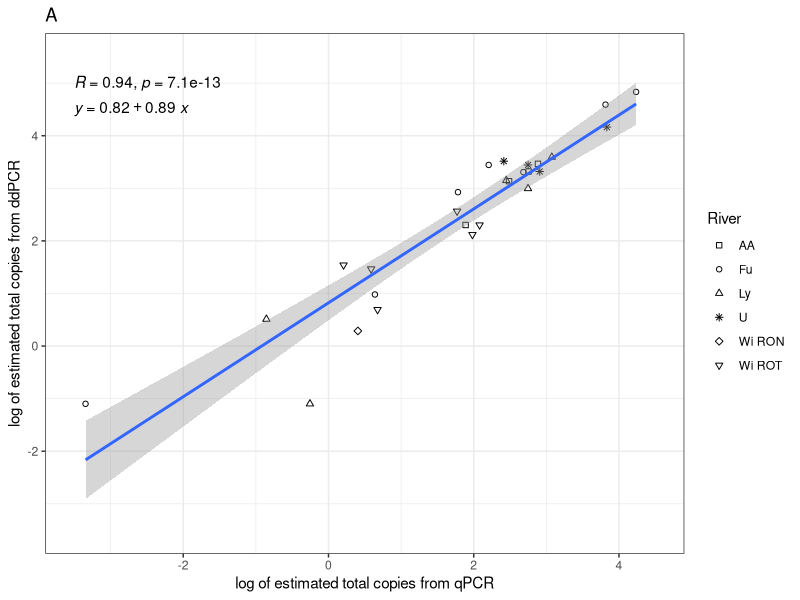
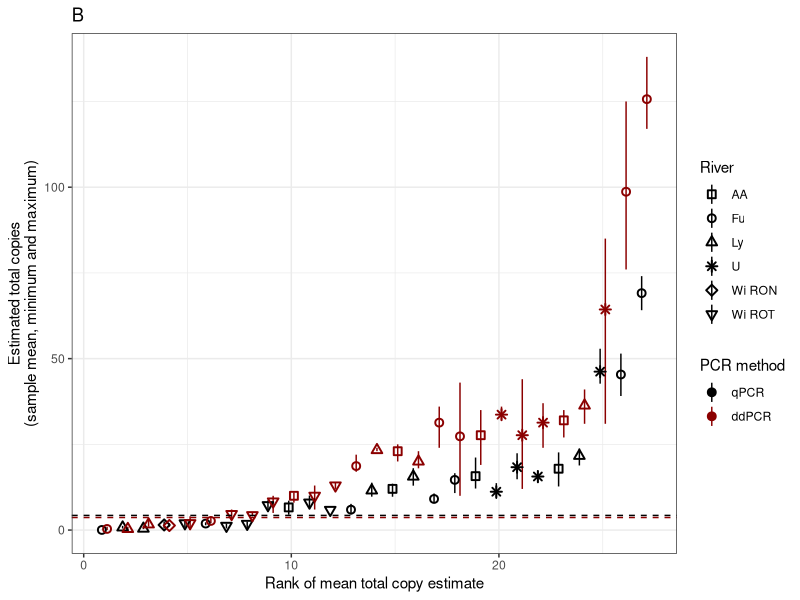
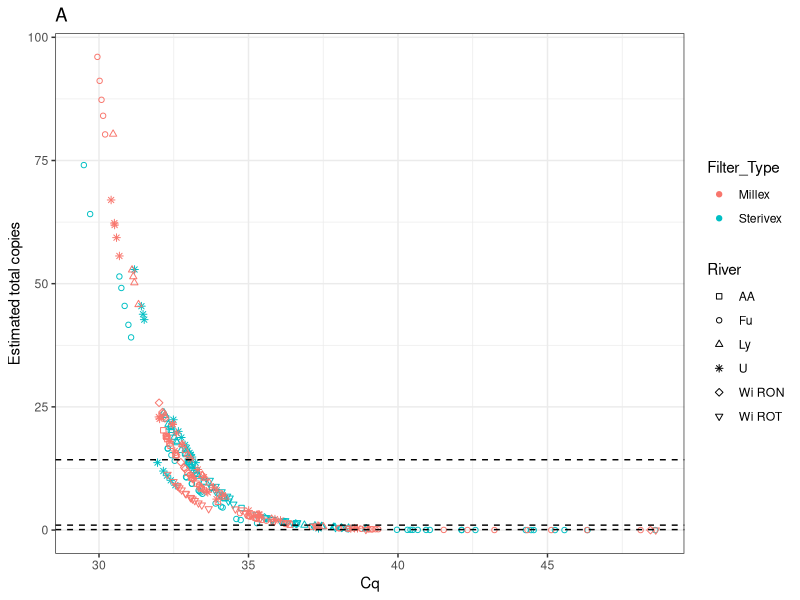
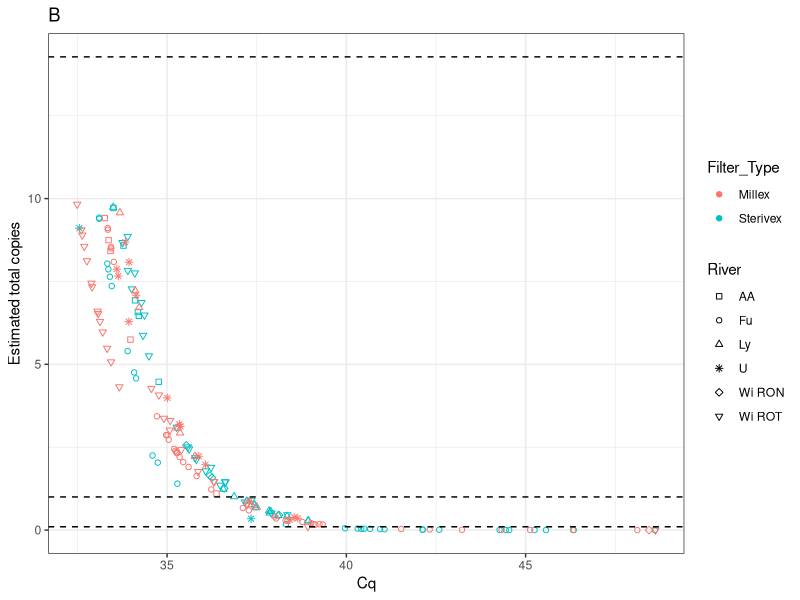

R code for these plots, in order:
########################################################
# DATA PROCESSING OF eDNA SAMPLES | JAMES ORD | 200123 #
########################################################
# reformatting / processing qPCR and ddPCR data (environmental samples)
# plotting estimated copy numbers
# prepping and outputting binary results dataframe for input into occupancy models
   
getwd()
rm(list=ls())
 
Sys.setenv(LANG = "en")
library("readxl")
library(data.table)
library(readr)
library(tidyr)
library(ggpubr)
library(gridExtra)
library(dplyr)     
`%not_in%`<-purrr::negate(`%in%`)
 
# Read in and organise data qPCR
   
# millex samples qpcr
samples_q <- read.csv("data/environmental/qPCR_data_merged_200123.csv")
samples_q$Cq<-as.numeric(samples_q$Cq)

head(samples_q)

qconcs<-NULL
for(i in levels(as.factor(samples_q$Run_ID))){
    qrun<-subset(samples_q,Run_ID==i) # need separate standard curve for each qPCR run
    standards<-subset(qrun,Sample_ID %like% "cop") # get the standards
    standards$copies<-parse_number(standards$Sample_ID)
    cmod<-lm(Cq~log(copies),data=standards) # model for standard curve
    coefs<-coef(cmod)
    qrun$modeled_conc<-exp((qrun$Cq-coefs[1])/coefs[2]) # model the unknown concentration from the standard curve model
    qconcs<-rbind(qconcs,qrun)
}

samples_q<-subset(qconcs,(Filter_Type=="Sterivex"|Filter_Type=="Millex"))[c(1,2,3,4,6,8)]

# see number of millex samples
nrow(subset(samples_q,Filter_Type=="Millex")[!duplicated(subset(samples_q,Filter_Type=="Millex")$Sample_ID),])
nrow(subset(samples_q,Filter_Type=="Sterivex")[!duplicated(subset(samples_q,Filter_Type=="Sterivex")$Sample_ID),])

# class as qPCR   
samples_q$pcr<-"qPCR"
# add total copies (concentration * 4ul input)
samples_q$tot_copies_mod<-samples_q$modeled_conc*4
   
# Now we have MODELED quantities (total copies) for all reps of all millex and sterivex samples
     
LOD_qPCR<-3.569*4
# visualise the Cq values vs modeled quant
thresholds_plot1<-ggplot(samples_q,aes(x=Cq,y=tot_copies_mod,col=Filter_Type,shape=River))+ # for total copies in 4ul input
    theme_bw()+
    geom_point()+
    geom_hline(yintercept=0.1,lty="dashed")+
    geom_hline(yintercept=LOD_qPCR,lty="dashed")+
    geom_hline(yintercept=1,lty="dashed")+
    labs(x="Cq",y="Estimated total copies",title="A")+
    scale_shape_manual(values=c(0,1,2,8,5,6))
   
# a closer look at the higher Cq replicates
thresholds_plot2<-ggplot(subset(samples_q,tot_copies_mod<10),aes(x=Cq,y=tot_copies_mod,col=Filter_Type,shape=River))+ # for total copies in 4ul input
    theme_bw()+
    geom_point()+
    geom_hline(yintercept=0.1,lty="dashed")+
    geom_hline(yintercept=LOD_qPCR,lty="dashed")+
    geom_hline(yintercept=1,lty="dashed")+
    labs(x="Cq",y="Estimated total copies",title="B")+
    scale_shape_manual(values=c(0,1,2,8,5,6))
   
# subset the 'questionable' samples - those with extremely low modeled quantities
questionable<-subset(samples_q,tot_copies_mod<0.1)
   
# Read in and organise data ddPCR
     
ddpcr_data<-read.csv("data/environmental/ddpcr_counts_final.csv",sep=";")
ddpcr_data<-subset(ddpcr_data,Sample %in% samples_q$Sample_ID)

# see number of sterivex (ddPCR) samples
nrow(ddpcr_data[!duplicated(ddpcr_data$Sample),])
   
# COMPARING SAMPLE AVERAGE ESTIMATED COPY NUMBERS

# get average counts per sample (ddPCR)
ddpcr_data_avg<-ddpcr_data %>% group_by(Sample) %>% 
  summarise(mean_count=mean(count))
   
colnames(ddpcr_data_avg)[1]<-"Sample_ID" # make column name match that for the qPCR dats
   
# get average counts per sample (qPCR)
samples_q$modeled_conc<-ifelse(is.na(samples_q$modeled_conc),0,samples_q$modeled_conc)
qconcs_avg<-samples_q%>%group_by(Sample_ID)%>%summarise(mean_q=mean(tot_copies_mod))
   
# merge ddPCR with qPCR average counts
merged_data<-merge(ddpcr_data_avg,qconcs_avg,by="Sample_ID")
   
# for the comparison we will only consider samples with at least 'some' quantity estimate from each of qPCR and ddPCR
# (i.e. at least one rep has some estimated copy number)
merged_data<-subset(merged_data,mean_q>0&mean_count>0)
   
# add the river variable
river_index<-samples_q[c(1,5)]
river_index<-river_index[!duplicated(river_index),]
merged_data <-merge(merged_data,river_index,by="Sample_ID")
   
# plot of correlation between log qPCR and ddPCR copy number estimates
cor_nol<-ggplot(merged_data,aes(x=log(mean_q),y=log(mean_count)))+
    theme_bw()+
    geom_point(aes(shape=River))+
    geom_smooth(method="lm")+
    stat_cor(label.y = 5)+
    stat_regline_equation(label.y = 4.5)+
    labs(x="log of estimated total copies from qPCR",
             y="log of estimated total copies from ddPCR",
             title="A")+
    xlim(-3.5,4.5)+ylim(-3.5,5.5)+
    scale_shape_manual(values=c(0,1,2,8,5,6))
   
# plotting differences in concentration estimate
     
# put all replicate-level copy number estimates into one dataframe
quantscomp_df<-data.frame(Sample_ID=ddpcr_data$Sample,tot_copies_mod=ddpcr_data$count,pcr="ddPCR")

quantscomp_df<-rbind(quantscomp_df,samples_q[c(5,7:8)])

# again get only samples with some copy number estimate in both qPCR and ddPCR
quantscomp_df<-subset(quantscomp_df,Sample_ID %in% merged_data$Sample_ID)
# re-add River
river_index<-samples_q[c(1,5)]
river_index<-river_index[!duplicated(river_index),]
quantscomp_df <-merge(quantscomp_df,river_index,by="Sample_ID")
quantscomp_df<-subset(quantscomp_df,Sample_ID%in%merged_data$Sample_ID)  
# then rank by average copy number
merged_data$mean_count_q<-(merged_data$mean_count+merged_data$mean_q)/2
sorted_data<-merged_data[order(merged_data$mean_count_q),]
sorted_data$rank<-seq(1:nrow(sorted_data))
rank_index<-sorted_data[c(1,6)]
quantscomp_df<-merge(quantscomp_df,rank_index,by="Sample_ID")
   
# Then plotting...
     
quantscomp_df$pcr<-factor(quantscomp_df$pcr,levels=c("qPCR","ddPCR"))
   
quantplot_ranks<-ggplot(quantscomp_df,aes(x=rank,y=tot_copies_mod,col=pcr,shape=River))+
    theme_bw()+
    geom_pointrange(stat="summary",fun.min = min,
                        fun.max = max,
                        fun = mean,position=position_dodge(0.5))+
    scale_shape_manual(values=c(0,1,2,8,5,6))+
    labs(x="Rank of mean total copy estimate",y="Estimated total copies\n(sample mean, minimum and maximum)",
             title="B")+
    scale_color_manual(name="PCR method",values=c("black","darkred"))+
    geom_hline(yintercept=4.27,lty="dashed",col="black")+
    geom_hline(yintercept=3.66,lty="dashed",col="darkred")
   
# PREPARING DATA FOR OCCUPANCY MODEL INPUT
# prepare binary results dataframe
     
# ddPCR data
samples_dd <- data.frame(Sample_ID=ddpcr_data$Sample,Positives=ddpcr_data$count)
# add sample metadata. these are the same for the sterivex samples:
dd_sample_meta<-subset(samples_q,Filter_Type=="Sterivex")[c(1:3,5)]
dd_sample_meta<-dd_sample_meta[!duplicated(dd_sample_meta),]
samples_dd<-merge(samples_dd,dd_sample_meta,by="Sample_ID")
samples_dd$Result<-ifelse(samples_dd$Positives>=1,1,0)
samples_dd$Positives<-NULL
samples_dd$pcr<-"ddPCR"
   
# combine with the qPCR data
samples_q$Result0<-ifelse(is.na(samples_q$Cq),0,1)
# set Cq cutoff of 40
samples_q$Result <-ifelse(samples_q$Cq>40&samples_q$Result0==1,0,samples_q$Result0)
samples_q$Result0<-NULL
samples_q2<-samples_q[c(1,2,3,5,7,9)]
samples_all<-rbind(samples_q2,samples_dd)
   
# a little bit of pre-sanity-checking before we write out the final thing
# proportion of positive replicates and likewise for only positive samples
     
# get only samples with positive reps
pos_samps<-samples_all%>%group_by(Sample_ID)%>%summarise(sum_pos=sum(Result))%>%subset(sum_pos>0)
   
# proportion of positive replicates
pos_reps_summary1<-samples_all%>%group_by(Filter_Type,pcr)%>%summarise(sum_pos=sum(Result),n=n())
pos_reps_summary1$frac_pos<-pos_reps_summary1$sum_pos/pos_reps_summary1$n
   
# proportion of positive replicates considering only positive samples
pos_reps_summary2<-subset(samples_all,Sample_ID%in%pos_samps$Sample_ID)%>%group_by(Filter_Type,pcr)%>%summarise(sum_pos=sum(Result),n=n())
pos_reps_summary2$frac_pos<-pos_reps_summary2$sum_pos/pos_reps_summary2$n
# write the above as a table
# write.table(pos_reps_summary2,file="data_processing/prop_posreps_of_possamps_200123.txt",sep="\t",row.names = F,quote=F)

# Additional (16/01/23): proportions of samples with positive reps
pos_samps_summary1<-samples_all%>%group_by(Sample_ID,Filter_Type,pcr)%>%summarise(sum_pos=sum(Result))
pos_samps_summary1$pos_samp<-ifelse(pos_samps_summary1$sum_pos>0,1,0)
pos_samps_summary2<-pos_samps_summary1%>%group_by(Filter_Type,pcr)%>%summarise(sum_pos=sum(pos_samp),nsamps=n())
pos_samps_summary2$prop_pos<-pos_samps_summary2$sum_pos/pos_samps_summary2$nsamps
# write the above as a table
# write.table(pos_samps_summary2,file="data_processing/prop_possamps_of_totsamps_200123.txt",sep="\t",row.names = F,quote=F)
   
# Write out the final binary results dataframe (input for occ. models)
# write.table(samples_all,file="data/environmental/detections_qpcr_ddpcr_filtered_200123.txt",sep="\t",row.names = F,quote=F)

# print figures
# png(filename = "data_processing/cor_plus_quantplot_ranks_200123.png", width = 10000, height = 3500,res=600)
# grid.arrange(cor_nol,quantplot_ranks,ncol=2)
# dev.off()
# 
# png(filename = "data_processing/threshold_plots_200123.png", width = 10000, height = 3500,res=600)
# grid.arrange(thresholds_plot1,thresholds_plot2,ncol=2)
# dev.off()